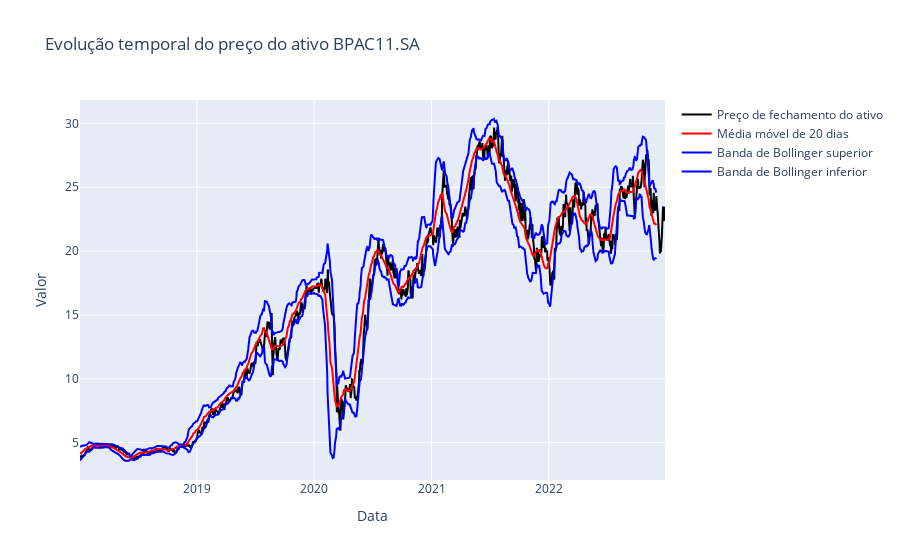

Notebook code cell kept with this figure:
### Code cell
plot_serie_moving_average_with_boillinger_bands(ticker_adj_close_price, 20, ticker)

### Figure 1 — Plotly figure (JSON) as saved in the notebook; plotly's stock layout.template omitted (floating-point values rounded to 4 significant figures; data arrays with more than 128 entries replaced by an {"elided": "..."} marker saying what was removed)
{"data": [{"line": {"color": "black", "width": 2}, "mode": "lines", "name": "Preço de fechamento do ativo", "type": "scatter", "x": {"elided": "1239 str values"}, "y": {"elided": "1239 float values"}}, {"line": {"color": "red", "width": 2}, "mode": "lines", "name": "Média móvel de 20 dias", "type": "scatter", "x": {"elided": "1239 str values"}, "y": {"elided": "1220 float values"}}, {"line": {"color": "blue", "width": 2}, "mode": "lines", "name": "Banda de Bollinger superior", "type": "scatter", "x": {"elided": "1239 str values"}, "y": {"elided": "1220 float values"}}, {"line": {"color": "blue", "width": 2}, "mode": "lines", "name": "Banda de Bollinger inferior", "type": "scatter", "x": {"elided": "1239 str values"}, "y": {"elided": "1220 float values"}}], "layout": {"title": {"text": "Evolução temporal do preço do ativo BPAC11.SA"}, "xaxis": {"title": {"text": "Data"}}, "yaxis": {"title": {"text": "Valor"}}}}
